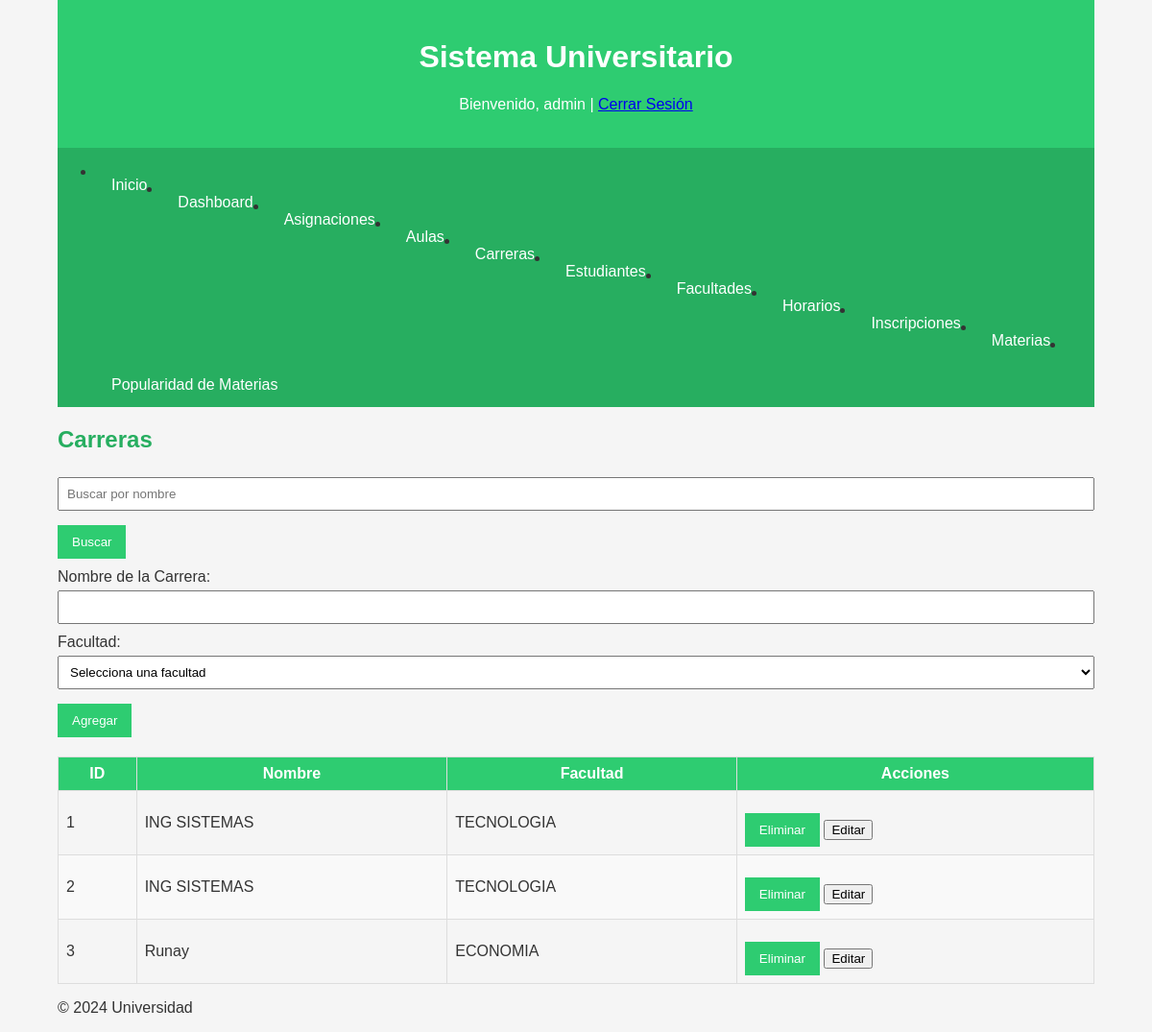
The page /views/admin/carreras.php (signed in) on the database its author committed.
### tables this page shows
CREATE TABLE `carreras` (
  `id_carrera` int(11) NOT NULL,
  `nombre` varchar(100) NOT NULL,
  `facultad_id` int(11) DEFAULT NULL
);

CREATE TABLE `facultades` (
  `id_facultad` int(11) NOT NULL,
  `nombre` varchar(100) NOT NULL
);

### views/admin/carreras.php (the view, shortened to what this page needs)
<?php
include '../../include/header.php';
include '../../include/db_connection.php';
$search = "";
if (isset($_GET['search'])) {
    $search = $conn->real_escape_string($_GET['search']);
    $sql = "SELECT c.id_carrera, c.nombre, c.facultad_id, f.nombre AS facultad
            FROM carreras c
            LEFT JOIN facultades f ON c.facultad_id = f.id_facultad
            WHERE c.nombre LIKE '%$search%'";
} else {
    $sql = "SELECT c.id_carrera, c.nombre, c.facultad_id, f.nombre AS facultad
            FROM carreras c
            LEFT JOIN facultades f ON c.facultad_id = f.id_facultad";
}
$result = $conn->query($sql);
?>
<h2>Carreras</h2>
<form method="GET" action="">
    <input type="text" name="search" placeholder="Buscar por nombre" value="<?php echo htmlspecialchars($search); ?>">
    <button type="submit">Buscar</button>
</form>
<form method="POST" action="">
    <label for="nombre">Nombre de la Carrera:</label>
    <input type="text" name="nombre" id="nombre" required>
    <label for="facultad_id">Facultad:</label>
    <select name="facultad_id" id="facultad_id" required>
        <option value="">Selecciona una facultad</option>
    </select>
    <button type="submit" name="add_carrera">Agregar</button>
</form>
<table>
    <thead>
        <tr>
            <th>ID</th>
            <th>Nombre</th>
            <th>Facultad</th>
            <th>Acciones</th>
        </tr>
    </thead>
    <tbody>
        <?php if ($result && $result->num_rows > 0): ?>
            <?php while ($row = $result->fetch_assoc()): ?>
                <tr>
                    <td><?php echo htmlspecialchars($row['id_carrera']); ?></td>
                    <td><?php echo htmlspecialchars($row['nombre']); ?></td>
                    <td><?php echo htmlspecialchars($row['facultad']); ?></td>
                    <td>
                        <form method="POST" action="" style="display:inline;" onsubmit="return confirm('¿Está seguro de eliminar esta carrera?');">
                            <button type="submit" name="delete_carrera">Eliminar</button>
                        </form>
                        <button onclick='openEditModal(<?php echo $row['id_carrera']; ?>, <?php echo json_encode($row['nombre']); ?>, <?php echo $row['facultad_id']; ?>)'>Editar</button>
                    </td>
                </tr>
            <?php endwhile; ?>
        <?php else: ?>
            <tr><td colspan="4">No hay carreras registradas.</td></tr>
        <?php endif; ?>
    </tbody>
</table>
<?php
include '../../include/footer.php';
?>

### css/styles.css (style rules this page uses)
:root { --primary-color: #2ecc71; --secondary-color: #27ae60; --text-color: #333; --background-color: #f5f5f5; }
body { font-family: Arial, sans-serif; background-color: var(--background-color); color: var(--text-color); margin: 0; padding: 0; }
h2 { color: var(--secondary-color); margin-top: 20px; }
table { width: 100%; border-collapse: collapse; margin-top: 20px; }
table th, table td { border: 1px solid #ddd; padding: 8px; }
table th { background-color: var(--primary-color); color: white; }
table tr:nth-child(even) { background-color: #f9f9f9; }
form label { display: block; margin-top: 10px; }
form input[type="text"], form input[type="password"], form input[type="email"], form select, form input[type="file"] { width: 100%; padding: 8px; margin-top: 5px; box-sizing: border-box; }
form button { background-color: var(--primary-color); color: white; padding: 10px 15px; border: none; margin-top: 15px; cursor: pointer; }

### rows shown on the page
carreras: id_carrera "1", nombre "ING SISTEMAS", facultad.nombre "TECNOLOGIA"
carreras: id_carrera "2", nombre "ING SISTEMAS", facultad.nombre "TECNOLOGIA"
carreras: id_carrera "3", nombre "Runay", facultad.nombre "ECONOMIA"

### other values the page prints
$_SESSION['usuario'] "admin"
